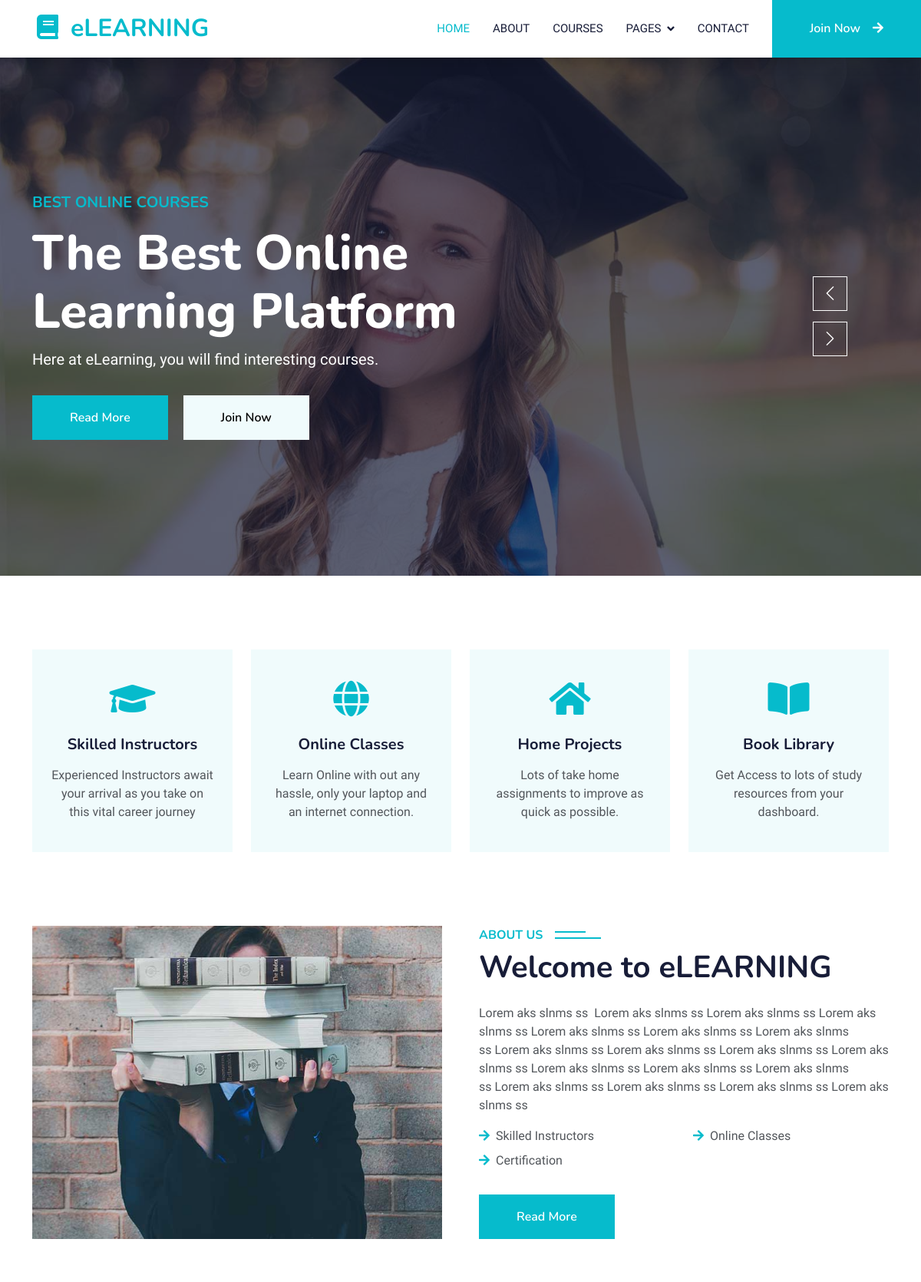
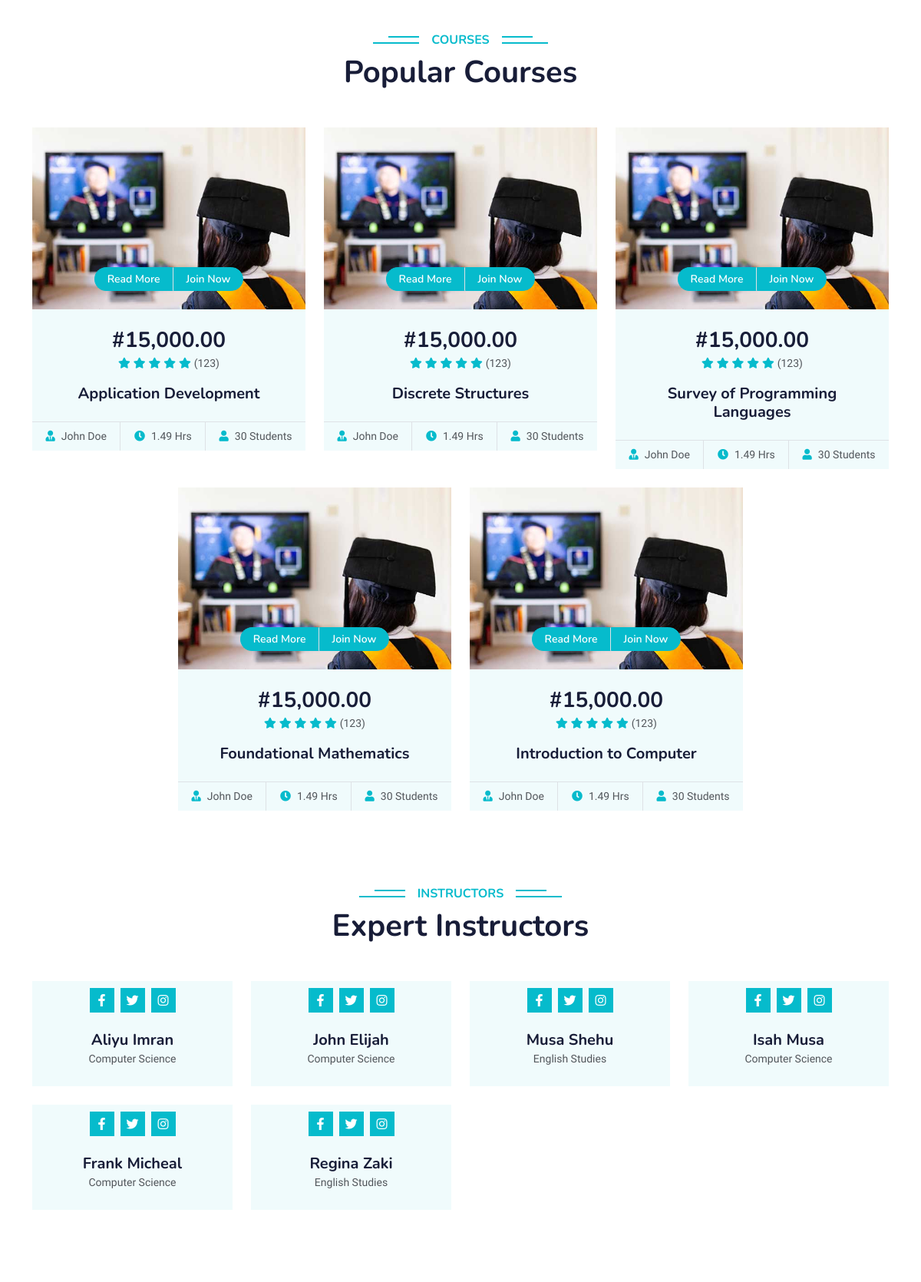
The page / (upper part) on the database its author committed (2 pictures, top to bottom).
### tables this page shows
CREATE TABLE `content` (
  `content_id` int(11) NOT NULL,
  `title` varchar(100) NOT NULL,
  `content` mediumtext NOT NULL
);

CREATE TABLE `subject` (
  `subject_id` int(11) NOT NULL,
  `subject_code` varchar(100) NOT NULL,
  `subject_title` varchar(100) NOT NULL,
  `category` varchar(100) NOT NULL,
  `description` longtext NOT NULL,
  `unit` int(11) NOT NULL,
  `Pre_req` varchar(100) NOT NULL,
  `semester` varchar(100) NOT NULL,
  `thumbnail` varchar(200) NOT NULL
);

CREATE TABLE `teacher` (
  `teacher_id` int(11) NOT NULL,
  `username` varchar(100) NOT NULL,
  `password` varchar(200) NOT NULL,
  `firstname` varchar(100) NOT NULL,
  `lastname` varchar(100) NOT NULL,
  `department_id` int(11) NOT NULL,
  `location` varchar(200) NOT NULL,
  `about` varchar(500) NOT NULL,
  `teacher_status` varchar(20) NOT NULL,
  `teacher_stat` varchar(100) NOT NULL
);

CREATE TABLE `department` (
  `department_id` int(11) NOT NULL,
  `department_name` varchar(100) NOT NULL,
  `dean` varchar(100) NOT NULL
);

### index.php (the view, shortened to what this page needs)
<?php
 include('dbcon.php');
?>
<!DOCTYPE html>
<html lang="en">
<head>
    <link href="https://cdnjs.cloudflare.com/ajax/libs/font-awesome/5.10.0/css/all.min.css" rel="stylesheet">
    <link href="https://cdn.jsdelivr.net/npm/bootstrap-icons@1.4.1/font/bootstrap-icons.css" rel="stylesheet">
    <link href="lib/animate/animate.min.css" rel="stylesheet">
    <link href="lib/owlcarousel/assets/owl.carousel.min.css" rel="stylesheet">
    <link href="css/bootstrap.min.css" rel="stylesheet">
    <link href="css/style.css" rel="stylesheet">
</head>
<body>
    <nav class="navbar navbar-expand-lg bg-white navbar-light shadow sticky-top p-0">
        <a href="index.php" class="navbar-brand d-flex align-items-center px-4 px-lg-5">
            <h2 class="m-0 text-primary"><i class="fa fa-book me-3"></i>eLEARNING</h2>
        </a>
        <div class="collapse navbar-collapse" id="navbarCollapse">
            <div class="navbar-nav ms-auto p-4 p-lg-0">
                <a href="index.php" class="nav-item nav-link active">Home</a>
                <a href="about.php" class="nav-item nav-link">About</a>
                <a href="courses.php" class="nav-item nav-link">Courses</a>
                <div class="nav-item dropdown">
                    <a href="#" class="nav-link dropdown-toggle" data-bs-toggle="dropdown">Pages</a>
                </div>
                <a href="contact.php" class="nav-item nav-link">Contact</a>
            </div>
            <a href="auth.php" class="btn btn-primary py-4 px-lg-5 d-none d-lg-block">Join Now<i class="fa fa-arrow-right ms-3"></i></a>
        </div>
    </nav>
    <div class="container-fluid p-0 mb-5">
        <div class="owl-carousel header-carousel position-relative">
            <div class="owl-carousel-item position-relative">
                <img class="img-fluid" src="img/carousel-1.jpg" alt="">
                <div class="position-absolute top-0 start-0 w-100 h-100 d-flex align-items-center" style="background: rgba(24, 29, 56, .7);">
                    <div class="container">
                        <div class="row justify-content-start">
                            <div class="col-sm-10 col-lg-8">
                                <h5 class="text-primary text-uppercase mb-3 animated slideInDown">Best Online Courses</h5>
                                <h1 class="display-3 text-white animated slideInDown">The Best Online Learning Platform</h1>
                                <p class="fs-5 text-white mb-4 pb-2">Here at eLearning, you will find interesting courses.</p>
                                <a href="about.php" class="btn btn-primary py-md-3 px-md-5 me-3 animated slideInLeft">Read More</a>
                                <a href="auth.php" class="btn btn-light py-md-3 px-md-5 animated slideInRight">Join Now</a>
                            </div>
                        </div>
                    </div>
                </div>
            </div>
        </div>
    </div>
    <div class="container-xxl py-5">
        <div class="container">
            <div class="row g-4">
                <div class="col-lg-3 col-sm-6 wow fadeInUp" data-wow-delay="0.1s">
                    <div class="service-item text-center pt-3">
                        <div class="p-4">
                            <i class="fa fa-3x fa-graduation-cap text-primary mb-4"></i>
                            <h5 class="mb-3">Skilled Instructors</h5>
                            <p>Experienced Instructors await your arrival as you take on this vital career journey</p>
                        </div>
                    </div>
                </div>
                <div class="col-lg-3 col-sm-6 wow fadeInUp" data-wow-delay="0.3s">
                    <div class="service-item text-center pt-3">
                        <div class="p-4">
                            <i class="fa fa-3x fa-globe text-primary mb-4"></i>
                            <h5 class="mb-3">Online Classes</h5>
                            <p>Learn Online with out any hassle, only your laptop and an internet connection.</p>
                        </div>
                    </div>
                </div>
                <div class="col-lg-3 col-sm-6 wow fadeInUp" data-wow-delay="0.5s">
                    <div class="service-item text-center pt-3">
                        <div class="p-4">
                            <i class="fa fa-3x fa-home text-primary mb-4"></i>
                            <h5 class="mb-3">Home Projects</h5>
                            <p>Lots of take home assignments to improve as quick as possible.</p>
                        </div>
                    </div>
                </div>
                <div class="col-lg-3 col-sm-6 wow fadeInUp" data-wow-delay="0.7s">
                    <div class="service-item text-center pt-3">
                        <div class="p-4">
                            <i class="fa fa-3x fa-book-open text-primary mb-4"></i>
                            <h5 class="mb-3">Book Library</h5>
                            <p>Get Access to lots of study resources from your dashboard.</p>
                        </div>
                    </div>
                </div>
            </div>
        </div>
    </div>
    <div class="container-xxl py-5">
        <div class="container">
            <div class="row g-5">
                <div class="col-lg-6 wow fadeInUp" data-wow-delay="0.1s" style="min-height: 400px;">
                    <div class="position-relative h-100">
                        <img class="img-fluid position-absolute w-100 h-100" src="img/about.jpg" alt="" style="object-fit: cover;">
                    </div>
                </div>
                <div class="col-lg-6 wow fadeInUp" data-wow-delay="0.3s">
                    <h6 class="section-title bg-white text-start text-primary pe-3">About Us</h6>
                    <h1 class="mb-4">Welcome to eLEARNING</h1>
					<?php
						$class_query = mysqli_query($conn,"select * from content where title='About'")or die(mysqli_error());
						while($class_row = mysqli_fetch_array($class_query)){
						$about = $class_row['content'];
					?>
					<p class="mb-4"><?php echo $about; ?></p>
					<?php } ?>
                    <div class="row gy-2 gx-4 mb-4">
                        <div class="col-sm-6">
                            <p class="mb-0"><i class="fa fa-arrow-right text-primary me-2"></i>Skilled Instructors</p>
                        </div>
                        <div class="col-sm-6">
                            <p class="mb-0"><i class="fa fa-arrow-right text-primary me-2"></i>Online Classes</p>
                        </div>
                        <div class="col-sm-6">
                            <p class="mb-0"><i class="fa fa-arrow-right text-primary me-2"></i>Certification</p>
                        </div>
                    </div>
                    <a class="btn btn-primary py-3 px-5 mt-2" href="about.php">Read More</a>
                </div>
            </div>
        </div>
    </div>
    <div class="container-xxl py-5">
        <div class="container">
            <div class="text-center wow fadeInUp" data-wow-delay="0.1s">
                <h6 class="section-title bg-white text-center text-primary px-3">Courses</h6>
                <h1 class="mb-5">Popular Courses</h1>
            </div>
            <div class="row g-4 justify-content-center">
                 <?php
                        $subject_query = mysqli_query($conn,"select * from subject")or die(mysqli_error());
                        while($row = mysqli_fetch_array($subject_query)){
                ?>
                <div class="col-lg-4 col-md-6 wow fadeInUp" data-wow-delay="0.1s">
                    <div class="course-item bg-light">
                        <div class="position-relative overflow-hidden">
                            <img class="img-fluid" src="img/course-1.jpg" alt="">
                            <div class="w-100 d-flex justify-content-center position-absolute bottom-0 start-0 mb-4">
                                <a href="courses.php" class="flex-shrink-0 btn btn-sm btn-primary px-3 border-end" style="border-radius: 30px 0 0 30px;">Read More</a>
                                <a href="auth.php" class="flex-shrink-0 btn btn-sm btn-primary px-3" style="border-radius: 0 30px 30px 0;">Join Now</a>
                            </div>
                        </div>
                        <div class="text-center p-4 pb-0">
                            <h3 class="mb-0">#15,000.00</h3>
                            <div class="mb-3">
                                <small class="fa fa-star text-primary"></small>
                                <small class="fa fa-star text-primary"></small>
                                <small class="fa fa-star text-primary"></small>
                                <small class="fa fa-star text-primary"></small>
                                <small class="fa fa-star text-primary"></small>
                                <small>(123)</small>
                            </div>
                            <h5 class="mb-4"><?php echo $row['subject_title']; ?></h5>
                        </div>
                        <div class="d-flex border-top">
                            <small class="flex-fill text-center border-end py-2"><i class="fa fa-user-tie text-primary me-2"></i>John Doe</small>
                            <small class="flex-fill text-center border-end py-2"><i class="fa fa-clock text-primary me-2"></i>1.49 Hrs</small>
                            <small class="flex-fill text-center py-2"><i class="fa fa-user text-primary me-2"></i>30 Students</small>
                        </div>
                    </div>
                </div>
                <?php } ?>
            </div>
        </div>
    </div>
    <div class="container-xxl py-5">
        <div class="container">
            <div class="text-center wow fadeInUp" data-wow-delay="0.1s">
                <h6 class="section-title bg-white text-center text-primary px-3">Instructors</h6>
                <h1 class="mb-5">Expert Instructors</h1>
            </div>
            <div class="row g-4">
                <?php
                        $subject_query = mysqli_query($conn,"select * from teacher LIMIT 6")or die(mysqli_error());
                        while($row = mysqli_fetch_array($subject_query)){
                        $department_id = $row['department_id'];
                        $getDept = mysqli_query($conn,"select * from department where department_id='$department_id'")or die(mysqli_error());
                        $dept = mysqli_fetch_array($getDept);
                        $discipline = $dept['department_name'];
                ?>
                <div class="col-lg-3 col-md-6 wow fadeInUp" data-wow-delay="0.1s">
                    <div class="team-item bg-light">
                        <div class="overflow-hidden">
                        </div>
                        <div class="position-relative d-flex justify-content-center" style="margin-top: -23px;">
                            <div class="bg-light d-flex justify-content-center pt-2 px-1">
                                <a class="btn btn-sm-square btn-primary mx-1" href=""><i class="fab fa-facebook-f"></i></a>
                                <a class="btn btn-sm-square btn-primary mx-1" href=""><i class="fab fa-twitter"></i></a>
                                <a class="btn btn-sm-square btn-primary mx-1" href=""><i class="fab fa-instagram"></i></a>
                            </div>
                        </div>
                        <div class="text-center p-4">
                            <h5 class="mb-0"><?php echo $row['firstname'] . ' '. $row['lastname']; ?></h5>
                            <small><?php echo $discipline; ?></small>
                        </div>
                    </div>
                </div>
                <?php } ?>
            </div>
        </div>
    </div>
</body>
</html>

### css/style.css (style rules this page uses)
:root { --primary: #06BBCC; --light: #F0FBFC; --dark: #181d38; }
.btn { font-family: 'Nunito', sans-serif; font-weight: 600; transition: .5s; }
.btn.btn-primary, .btn.btn-secondary { color: #FFFFFF; }
.btn-sm-square { width: 32px; height: 32px; }
.btn-square, .btn-sm-square, .btn-lg-square { padding: 0; display: flex; align-items: center; justify-content: center; font-weight: normal; border-radius: 0px; }
.navbar .dropdown-toggle::after { border: none; content: "\f107"; font-family: "Font Awesome 5 Free"; font-weight: 900; vertical-align: middle; margin-left: 8px; }
.navbar-light .navbar-nav .nav-link { margin-right: 30px; padding: 25px 0; color: #FFFFFF; font-size: 15px; text-transform: uppercase; outline: none; }
.navbar-light .navbar-nav .nav-link:hover, .navbar-light .navbar-nav .nav-link.active { color: var(--primary); }
.navbar-light .navbar-brand, .navbar-light a.btn { height: 75px; }
.navbar-light .navbar-nav .nav-link { color: var(--dark); font-weight: 500; }
.navbar-light.sticky-top { top: -100px; transition: .5s; }
.section-title { position: relative; display: inline-block; text-transform: uppercase; }
.section-title::before { position: absolute; content: ""; width: calc(100% + 80px); height: 2px; top: 4px; left: -40px; background: var(--primary); z-index: -1; }
.section-title::after { position: absolute; content: ""; width: calc(100% + 120px); height: 2px; bottom: 5px; left: -60px; background: var(--primary); z-index: -1; }
.section-title.text-start::before { width: calc(100% + 40px); left: 0; }
.section-title.text-start::after { width: calc(100% + 60px); left: 0; }
.service-item { background: var(--light); transition: .5s; }
.service-item * { transition: .5s; }
.category img, .course-item img { transition: .5s; }

### rows shown on the page
content: content "Lorem aks slnms ss Lorem aks slnms ss Lorem aks slnms ss Lorem aks slnms ss Lorem aks slnms ss Lorem aks slnms ss Lorem aks slnms ss Lorem aks slnms ss Lorem aks slnms ss Lorem aks slnms ss Lorem aks slnms ss Lorem aks slnms ss Lorem aks slnms ss Lorem aks slnms ss Lorem aks slnms ss Lorem aks slnms ss Lorem aks slnms ss Lorem aks slnms ss"
subject: subject_title "Application Development"
subject: subject_title "Discrete Structures"
subject: subject_title "Survey of Programming Languages"
subject: subject_title "Foundational Mathematics"
subject: subject_title "Introduction to Computer"
teacher: firstname "Aliyu", lastname "Imran", department.department_name "Computer Science"
teacher: firstname "John", lastname "Elijah", department.department_name "Computer Science"
teacher: firstname "Musa", lastname "Shehu", department.department_name "English Studies"
teacher: firstname "Isah", lastname "Musa", department.department_name "Computer Science"
teacher: firstname "Frank", lastname "Micheal", department.department_name "Computer Science"
teacher: firstname "Regina", lastname "Zaki", department.department_name "English Studies"
